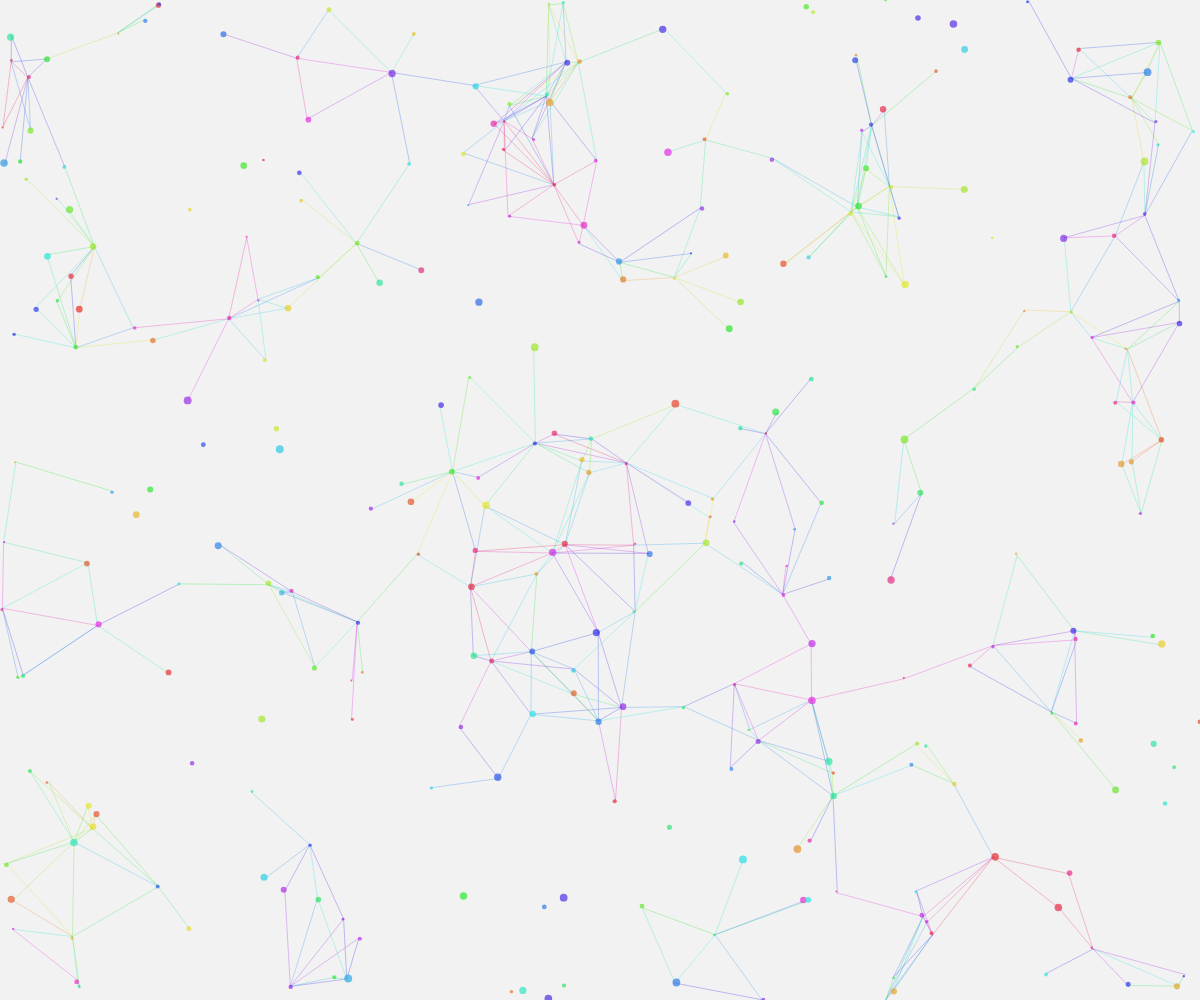
Frame 1 (no input)
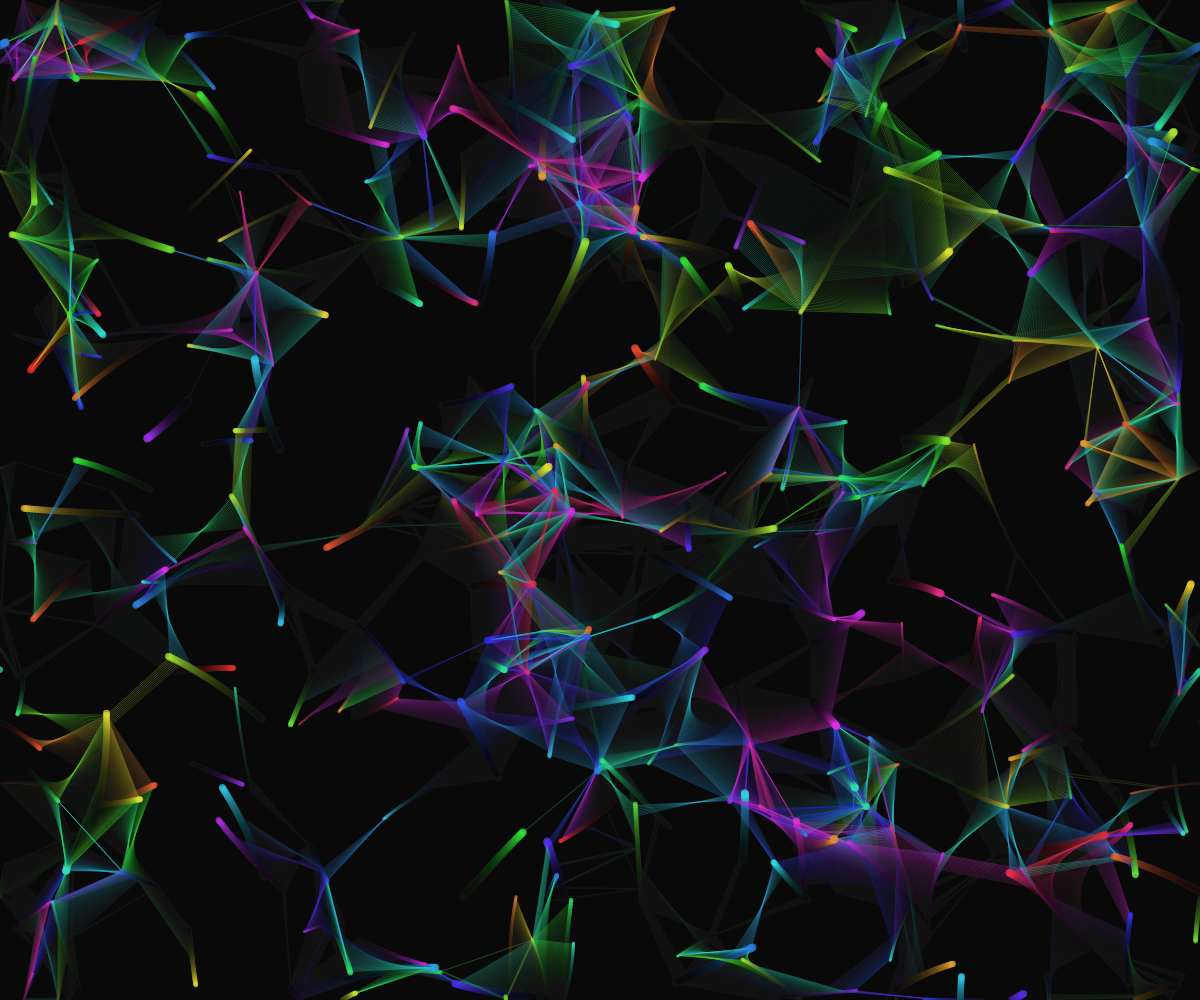
Frame 60 (no input)
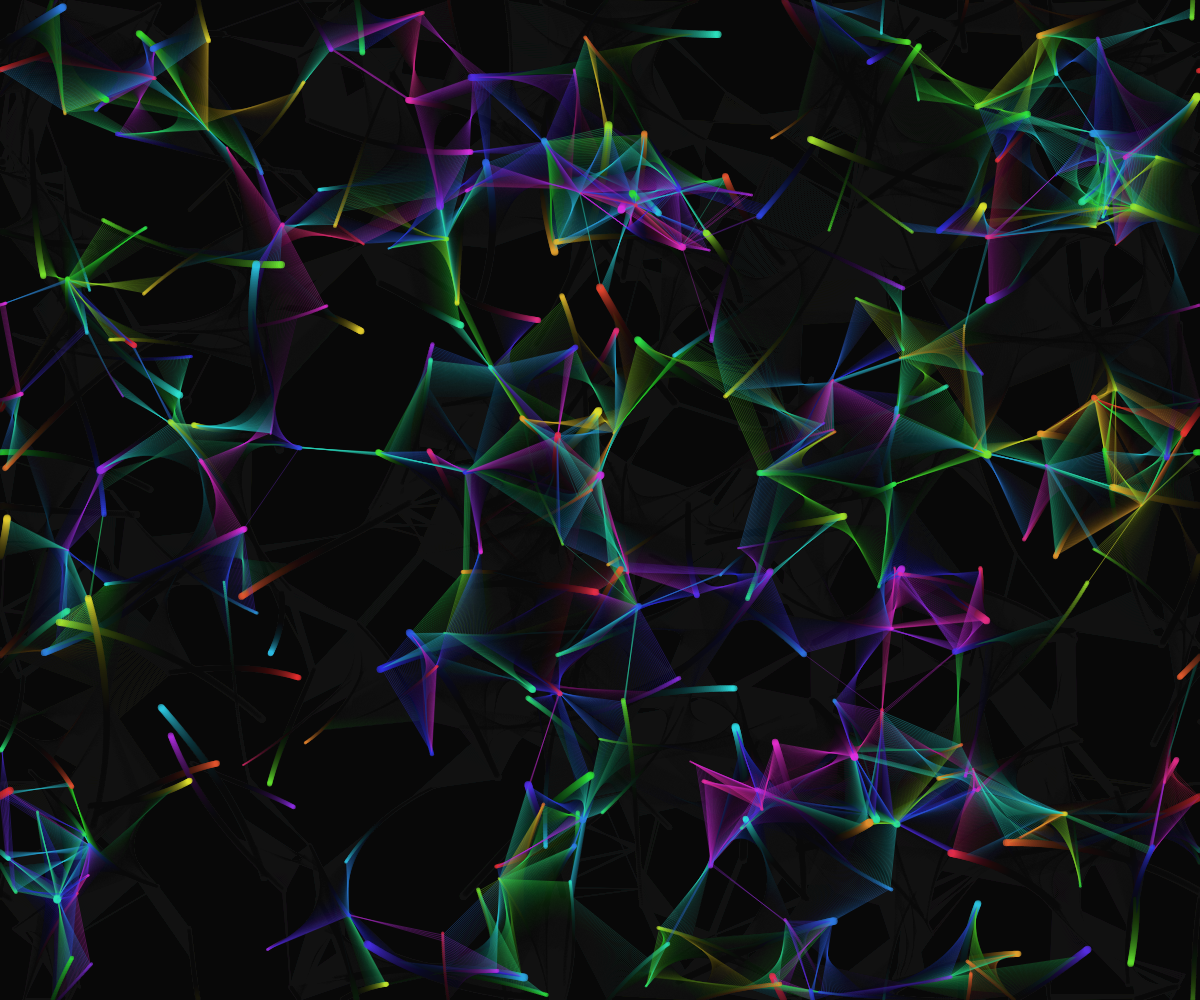
Frame 120 (the mouse pressed at the canvas centre since frame 60)

The p5.js sketch that drew these frames (run headless with seeded random() and noise() and a simulated clock; from frame 60 on, the mouse is pressed at the canvas centre):

// p5.js sketch
// ── sketch.js
let time = 0;
let particles = [];
const numParticles = 300;
const maxConnections = 500;

function setup() {
  createCanvas(windowWidth, windowHeight);
  colorMode(HSB, 360, 100, 100, 1);
  
  // Initialize particles with random positions and velocities
  for (let i = 0; i < numParticles; i++) {
    particles.push({
      pos: createVector(random(width), random(height)),
      vel: p5.Vector.random2D().mult(random(0.5, 2)),
      hue: random(360),
      size: random(2, 8)
    });
  }
}

function draw() {
  background(0, 0, 0, 0.05); // Semi-transparent background for trail effect
  
  time += 0.01;
  
  // Draw connections between nearby particles
  let totalConnections = 0;
  beginShape(LINES);
  for (let i = 0; i < particles.length; i++) {
    const p1 = particles[i];
    
    for (let j = i + 1; j < particles.length; j++) {
      const p2 = particles[j];
      
      // Calculate distance
      let d = dist(p1.pos.x, p1.pos.y, p2.pos.x, p2.pos.y);
      
      // Only draw if they are close enough and we haven't exceeded max connections
      if (d < 100 && totalConnections < maxConnections) {
        stroke(hueBlend(p1.hue, p2.hue), 80, 90, 0.3);
        vertex(p1.pos.x, p1.pos.y);
        vertex(p2.pos.x, p2.pos.y);
        totalConnections += 1;
      }
    }
  }
  endShape();
  
  // Update and draw particles
  for (let i = 0; i < particles.length; i++) {
    const p = particles[i];
    
    // Apply some physics - move with velocity
    p.pos.add(p.vel);
    
    // Wrap around edges
    if (p.pos.x > width) p.pos.x = 0;
    else if (p.pos.x < 0) p.pos.x = width;
    if (p.pos.y > height) p.pos.y = 0;
    else if (p.pos.y < 0) p.pos.y = height;
    
    // Add some periodic motion to create flowing curves
    p.vel.rotate(0.005 * sin(time + i * 0.1));
    
    // Draw the particle as a point or small shape
    noStroke();
    fill(p.hue, 80, 90, 0.7);
    ellipse(p.pos.x, p.pos.y, p.size);
  }
}

function hueBlend(h1, h2) {
  return (h1 + h2) / 2 % 360;
}

function windowResized() {
  resizeCanvas(windowWidth, windowHeight);
}
